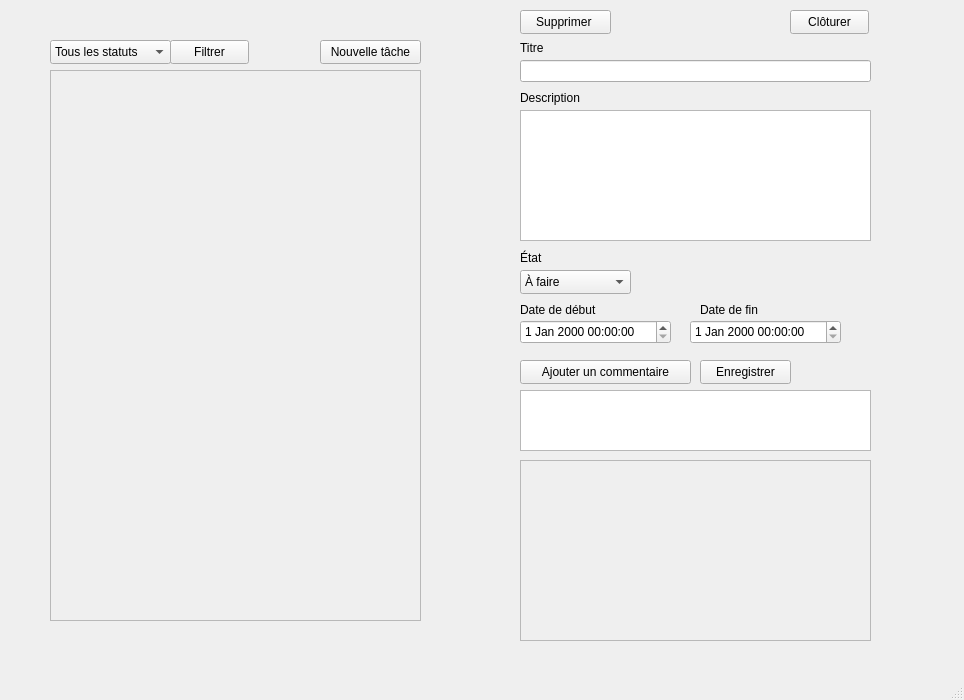
<?xml version="1.0" encoding="UTF-8"?>
<ui version="4.0">
 <class>MainWindow</class>
 <widget class="QMainWindow" name="MainWindow">
  <property name="geometry">
   <rect>
    <x>0</x>
    <y>0</y>
    <width>964</width>
    <height>700</height>
   </rect>
  </property>
  <property name="windowTitle">
   <string>MainWindow</string>
  </property>
  <widget class="QWidget" name="centralwidget">
   <widget class="QLabel" name="label">
    <property name="geometry">
     <rect>
      <x>520</x>
      <y>40</y>
      <width>101</width>
      <height>16</height>
     </rect>
    </property>
    <property name="text">
     <string>Titre</string>
    </property>
   </widget>
   <widget class="QLineEdit" name="lineEdit">
    <property name="geometry">
     <rect>
      <x>520</x>
      <y>60</y>
      <width>351</width>
      <height>22</height>
     </rect>
    </property>
   </widget>
   <widget class="QLabel" name="label_2">
    <property name="geometry">
     <rect>
      <x>520</x>
      <y>250</y>
      <width>121</width>
      <height>16</height>
     </rect>
    </property>
    <property name="text">
     <string>État</string>
    </property>
   </widget>
   <widget class="QPushButton" name="pushButton_2">
    <property name="geometry">
     <rect>
      <x>520</x>
      <y>360</y>
      <width>171</width>
      <height>24</height>
     </rect>
    </property>
    <property name="text">
     <string>Ajouter un commentaire</string>
    </property>
   </widget>
   <widget class="QComboBox" name="comboBox">
    <property name="geometry">
     <rect>
      <x>520</x>
      <y>270</y>
      <width>111</width>
      <height>24</height>
     </rect>
    </property>
    <property name="editable">
     <bool>false</bool>
    </property>
    <property name="maxVisibleItems">
     <number>6</number>
    </property>
    <item>
     <property name="text">
      <string>À faire</string>
     </property>
    </item>
    <item>
     <property name="text">
      <string>En cours</string>
     </property>
    </item>
    <item>
     <property name="text">
      <string>Réalisé</string>
     </property>
    </item>
    <item>
     <property name="text">
      <string>Abandonné</string>
     </property>
    </item>
    <item>
     <property name="text">
      <string>En attente</string>
     </property>
    </item>
   </widget>
   <widget class="QLabel" name="label_4">
    <property name="geometry">
     <rect>
      <x>520</x>
      <y>90</y>
      <width>141</width>
      <height>16</height>
     </rect>
    </property>
    <property name="text">
     <string>Description</string>
    </property>
   </widget>
   <widget class="QPlainTextEdit" name="plainTextEdit">
    <property name="geometry">
     <rect>
      <x>520</x>
      <y>110</y>
      <width>351</width>
      <height>131</height>
     </rect>
    </property>
   </widget>
   <widget class="QLabel" name="label_3">
    <property name="geometry">
     <rect>
      <x>520</x>
      <y>300</y>
      <width>101</width>
      <height>20</height>
     </rect>
    </property>
    <property name="text">
     <string>Date de début</string>
    </property>
   </widget>
   <widget class="QLabel" name="label_6">
    <property name="geometry">
     <rect>
      <x>700</x>
      <y>300</y>
      <width>71</width>
      <height>20</height>
     </rect>
    </property>
    <property name="text">
     <string>Date de fin</string>
    </property>
   </widget>
   <widget class="QComboBox" name="comboBox_2">
    <property name="geometry">
     <rect>
      <x>50</x>
      <y>40</y>
      <width>121</width>
      <height>24</height>
     </rect>
    </property>
    <item>
     <property name="text">
      <string>Tous les statuts</string>
     </property>
    </item>
    <item>
     <property name="text">
      <string>À faire</string>
     </property>
    </item>
    <item>
     <property name="text">
      <string>En cours</string>
     </property>
    </item>
    <item>
     <property name="text">
      <string>Réalisé</string>
     </property>
    </item>
    <item>
     <property name="text">
      <string>Abandonné</string>
     </property>
    </item>
    <item>
     <property name="text">
      <string>En attente</string>
     </property>
    </item>
   </widget>
   <widget class="QPushButton" name="pushButton_3">
    <property name="geometry">
     <rect>
      <x>170</x>
      <y>40</y>
      <width>79</width>
      <height>24</height>
     </rect>
    </property>
    <property name="text">
     <string>Filtrer</string>
    </property>
   </widget>
   <widget class="QPushButton" name="pushButton_4">
    <property name="geometry">
     <rect>
      <x>790</x>
      <y>10</y>
      <width>79</width>
      <height>24</height>
     </rect>
    </property>
    <property name="text">
     <string>Clôturer</string>
    </property>
   </widget>
   <widget class="QPushButton" name="pushButton_5">
    <property name="geometry">
     <rect>
      <x>320</x>
      <y>40</y>
      <width>101</width>
      <height>24</height>
     </rect>
    </property>
    <property name="text">
     <string>Nouvelle tâche</string>
    </property>
   </widget>
   <widget class="QDateTimeEdit" name="dateTimeEdit">
    <property name="geometry">
     <rect>
      <x>520</x>
      <y>320</y>
      <width>151</width>
      <height>24</height>
     </rect>
    </property>
   </widget>
   <widget class="QDateTimeEdit" name="dateTimeEdit_2">
    <property name="geometry">
     <rect>
      <x>690</x>
      <y>320</y>
      <width>151</width>
      <height>24</height>
     </rect>
    </property>
   </widget>
   <widget class="QLabel" name="label_5">
    <property name="geometry">
     <rect>
      <x>520</x>
      <y>10</y>
      <width>49</width>
      <height>16</height>
     </rect>
    </property>
    <property name="text">
     <string/>
    </property>
   </widget>
   <widget class="QPushButton" name="pushButton_6">
    <property name="geometry">
     <rect>
      <x>700</x>
      <y>360</y>
      <width>91</width>
      <height>24</height>
     </rect>
    </property>
    <property name="text">
     <string>Enregistrer</string>
    </property>
   </widget>
   <widget class="QScrollArea" name="scrollArea">
    <property name="geometry">
     <rect>
      <x>50</x>
      <y>70</y>
      <width>371</width>
      <height>551</height>
     </rect>
    </property>
    <property name="widgetResizable">
     <bool>true</bool>
    </property>
    <widget class="QWidget" name="scrollAreaWidgetContents">
     <property name="geometry">
      <rect>
       <x>0</x>
       <y>0</y>
       <width>369</width>
       <height>549</height>
      </rect>
     </property>
    </widget>
   </widget>
   <widget class="QPushButton" name="pushButton_7">
    <property name="geometry">
     <rect>
      <x>520</x>
      <y>10</y>
      <width>91</width>
      <height>24</height>
     </rect>
    </property>
    <property name="text">
     <string>Supprimer </string>
    </property>
   </widget>
   <widget class="QScrollArea" name="scrollArea_2">
    <property name="geometry">
     <rect>
      <x>520</x>
      <y>460</y>
      <width>351</width>
      <height>181</height>
     </rect>
    </property>
    <property name="widgetResizable">
     <bool>true</bool>
    </property>
    <widget class="QWidget" name="scrollAreaWidgetContents_2">
     <property name="geometry">
      <rect>
       <x>0</x>
       <y>0</y>
       <width>349</width>
       <height>179</height>
      </rect>
     </property>
    </widget>
   </widget>
   <widget class="QPlainTextEdit" name="plainTextEdit_2">
    <property name="geometry">
     <rect>
      <x>520</x>
      <y>390</y>
      <width>351</width>
      <height>61</height>
     </rect>
    </property>
   </widget>
  </widget>
  <widget class="QMenuBar" name="menubar">
   <property name="geometry">
    <rect>
     <x>0</x>
     <y>0</y>
     <width>964</width>
     <height>33</height>
    </rect>
   </property>
  </widget>
  <widget class="QStatusBar" name="statusbar"/>
 </widget>
 <resources/>
 <connections/>
</ui>
